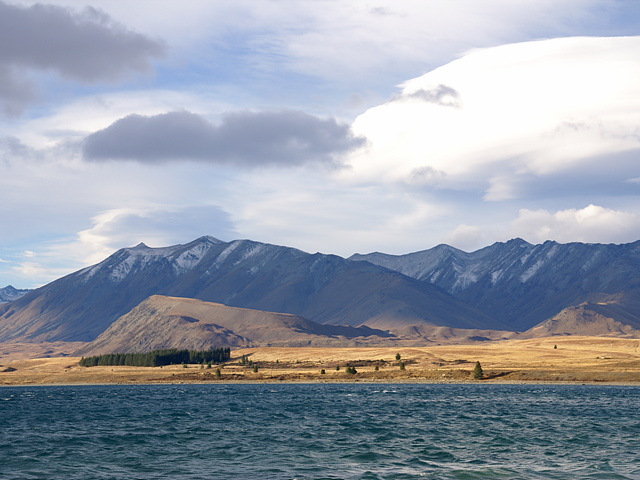
#> input picture tekapo.bmp, 640 x 480 px
$ python rotation1.py
#> lines starting #> are read from the running program, lines starting #| are printed output that depends on the picture
# -*- coding: utf-8 -*-

import sys
import math
import numpy as np
import cv2


src = cv2.imread('tekapo.bmp')
#> src is the input picture: shape (480, 640, 3); mean B, G, R 169.8, 157.4, 149.7

if src is None:
    print('Image load failed!')
    sys.exit()

rad = 45 * math.pi / 180 #각도를 radian으로 표시 ->45도만큼 이동시키겠다.
aff = np.array([[math.cos(rad), math.sin(rad), 0],  #->2*3행렬 중요!
                [-math.sin(rad), math.cos(rad), 0]], dtype=np.float32) #기본값은 실수형이다(★중요) warpAfiine 행렬
#이동, 전단, 2*3의 행렬값 영상을 기하학적으로 변환시키고 있다.
dst = cv2.warpAffine(src, aff, (0, 0))
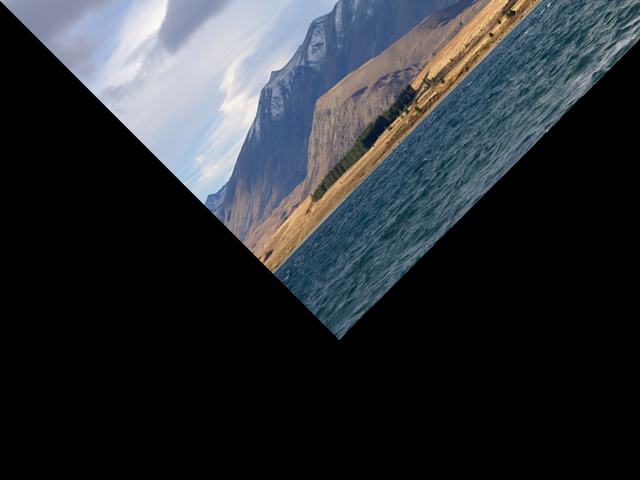
#> dst: shape (480, 640, 3); mean B, G, R 52, 47.4, 43.5

cv2.imshow('src', src)
cv2.imshow('dst', dst)
cv2.waitKey()

cv2.destroyAllWindows()

$ run again, with airplane.bmp copied over tekapo.bmp
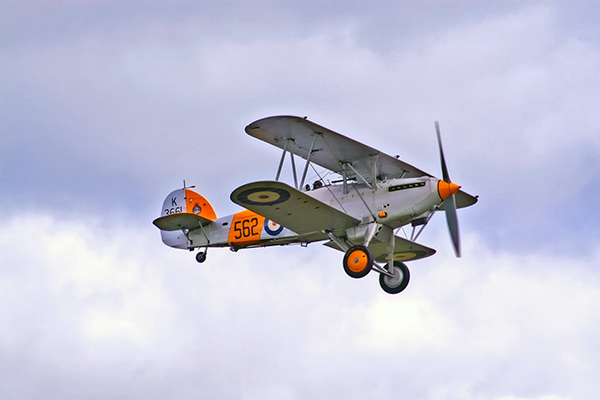
#> input picture airplane.bmp, 600 x 400 px
#> src is the input picture: shape (400, 600, 3); mean B, G, R 217.1, 197.6, 196.8
#> `dst = cv2.warpAffine(src, aff, (0, 0))`:
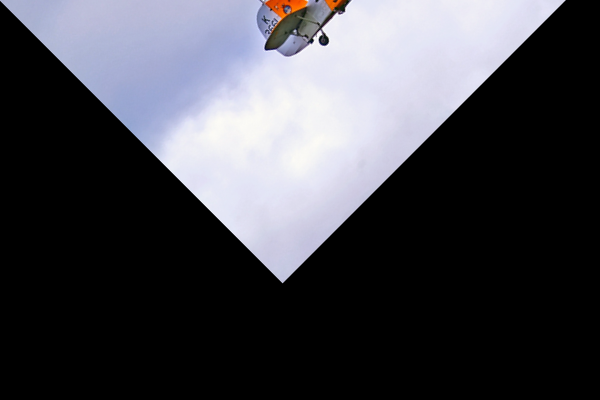
#> dst: shape (400, 600, 3); mean B, G, R 76, 69.6, 69.3

$ run again, with cat.bmp copied over tekapo.bmp
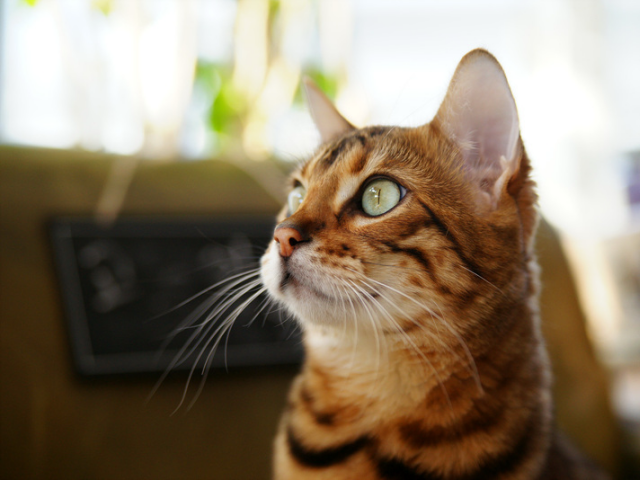
#> input picture cat.bmp, 640 x 480 px
#> src is the input picture: shape (480, 640, 3); mean B, G, R 104.5, 125.6, 140.8
#> `dst = cv2.warpAffine(src, aff, (0, 0))`:
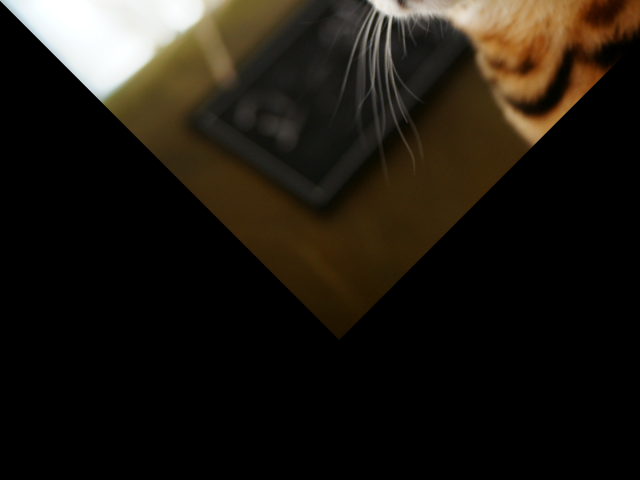
#> dst: shape (480, 640, 3); mean B, G, R 18.4, 25.9, 30.9
